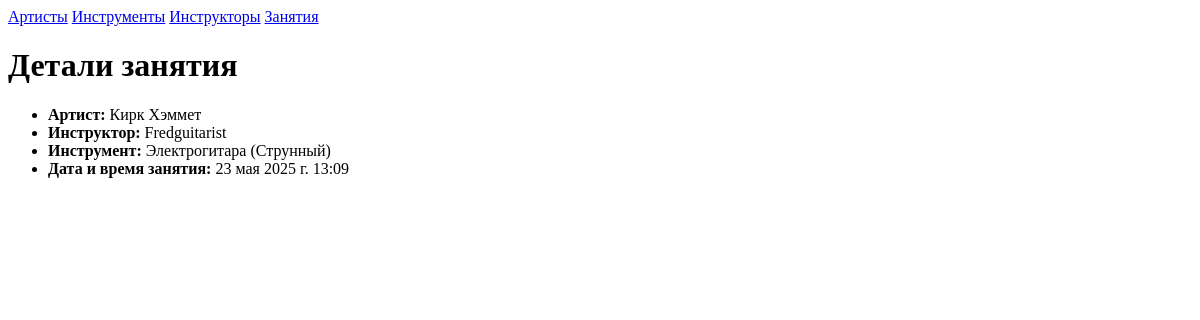
The app's page /Lesson/2/detail/ with its own data.
### Application/models.py (models this page shows)
class Artist(models.Model):
    name = models.CharField(max_length=70, verbose_name="Имя артиста")
    age = models.IntegerField(verbose_name="возарст")
    phone = models.CharField(max_length=15, verbose_name="Телефон", validators=[phone_validator])
    required_fields = ['name']
    class Meta:
        verbose_name = "артист"
        verbose_name_plural = "артисты"
    def __str__(self):
        return f"{self.name}"

class Instructor(models.Model):
    name = models.CharField(max_length=70, verbose_name="Имя инструктора")
    phone = models.CharField(max_length=15, verbose_name="Телефон", validators=[phone_validator])
    specialization = models.CharField(max_length=150, verbose_name="Специализация")
    required_fields = ['name']
    class Meta:
        verbose_name = "инструктор"
        verbose_name_plural = "инструкторы"
    def __str__(self):
        return f"{self.name}"

class Instrument(models.Model):
    class Type(models.TextChoices):
        STRING = 'Струнный', 'Струнный'
        WIND = 'Духовой', 'Духовой'
        PERCUSSION = 'Ударный', 'Ударный'
        OTHER = 'Иной', 'Иной'
    name = models.CharField(max_length=50, verbose_name="Название инструмента")
    type = models.CharField(max_length=50, verbose_name="Тип", choices=Type.choices, default=Type.OTHER)
    required_fields = ['name', 'type']
    class Meta:
        verbose_name = "инструмент"
        verbose_name_plural = "инструменты"
    def __str__(self):
        return f"{self.name} ({self.type})"

class Lesson(models.Model):
    artist = models.ForeignKey(Artist, on_delete=models.CASCADE, verbose_name="Артист")
    instructor = models.ForeignKey(Instructor, on_delete=models.CASCADE, verbose_name="Инструктор")
    instrument = models.ForeignKey(Instrument, on_delete=models.CASCADE, verbose_name="Инструмент")
    lesson_date = models.DateTimeField(verbose_name="Дата и время занятия")
    required_fields = ['artist', 'instructor', 'instrument', 'lesson_date']
    class Meta:
        verbose_name = "занятие"
        verbose_name_plural = "занятия"

### Application/views.py (the view)
# urls.py: path('Lesson/<int:pk>/detail/', views.LessonDetail, name='LessonDetail'),
def LessonDetail(request, pk):
    return DetailFromForm(request, pk, Lesson, 'Детали занятия')

### Application/views.py (called while the page is built)
def DetailFromForm(request, pk, Model, title):
    model = get_object_or_404(Model, pk=pk)
    fields = [(field.verbose_name, getattr(model, field.name)) for field in model._meta.fields]
    return render(request, 'detail.html', {'fields': fields, 'title': title})

### Application/templates/detail.html (shortened to what this page needs)
{% extends 'header.html' %}
{% block in_body %}
<h1>{{ title }}</h1>
<ul>
{% for verbose_name, value in fields %}
  {% if not forloop.first %}
    <li><strong>{{ verbose_name }}:</strong> {{ value }}</li>
  {% endif %}
{% endfor %}
</ul>
{% endblock %}

### records on screen
Artist: verbose_name "Артист", name "Кирк Хэммет"
Instructor: verbose_name "Инструктор", name "Fredguitarist"
Instrument: verbose_name "Инструмент", name+type "Электрогитара (Струнный)"
Lesson: fields "23 мая 2025 г. 13:09"

### other values on screen
{{ title }} "Детали занятия"
{{ verbose_name }} "Дата и время занятия"
